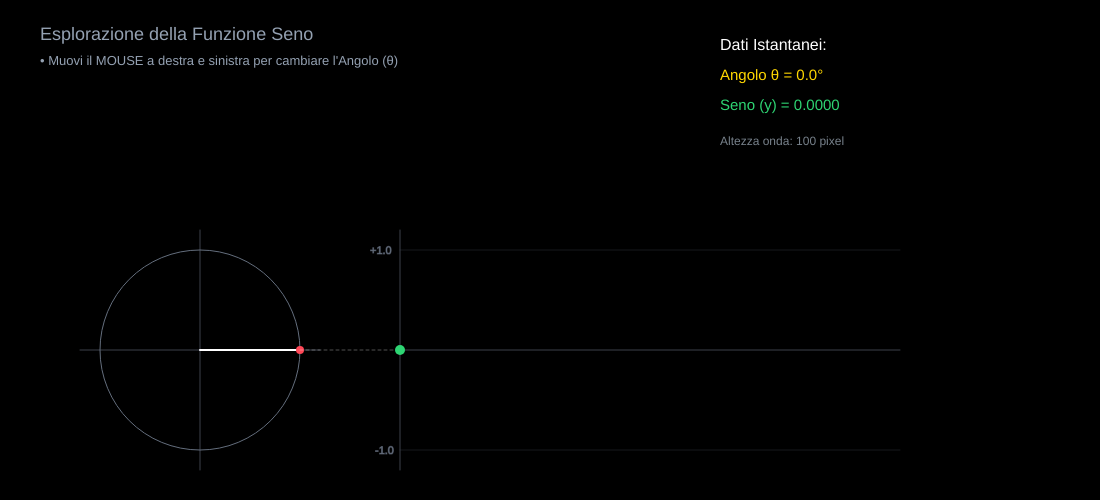
Frame 1 (no input)
Frame 60 (no input): identical to frame 1, image omitted
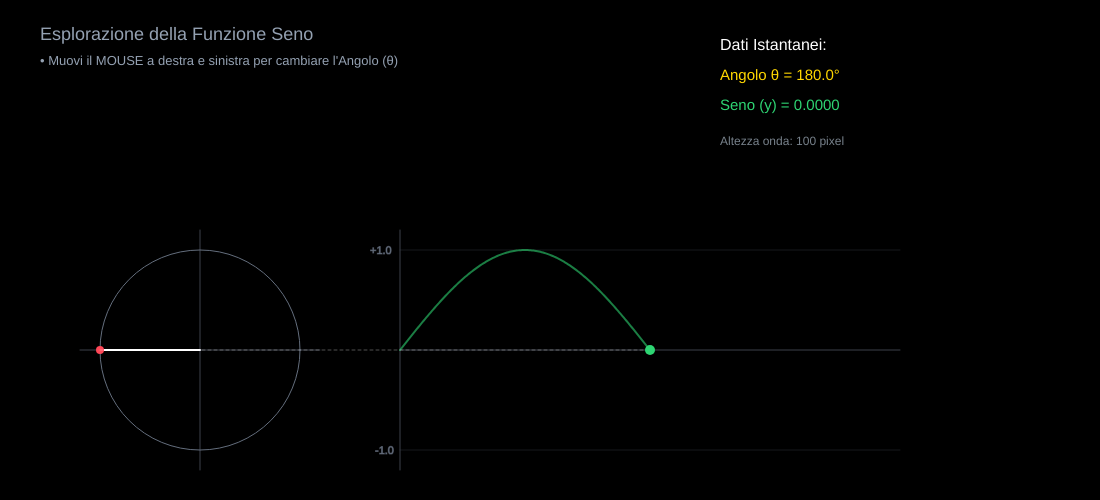
Frame 120 (the mouse pressed at the canvas centre since frame 60)

The p5.js sketch that drew these frames (run headless with seeded random() and noise() and a simulated clock; from frame 60 on, the mouse is pressed at the canvas centre):

// p5.js sketch
// ── sketch.js
let graficoIstruzioniY = 40;

function setup() {
  // Tela responsive basata sulla finestra del browser
  createCanvas(1100, 500);
}

function draw() {
  background(0);

  // --- 1. ISTRUZIONI INTERATTIVE ---
  fill(148, 161, 178);
  noStroke();
  textFont('Helvetica');
  textSize(18);
  text("Esplorazione della Funzione Seno", 40, 40);
  textSize(13);
  text("• Muovi il MOUSE a destra e sinistra per cambiare l'Angolo (θ)", 40, 65);

  // --- 2. LOGICA MATEMATICA CORRENTE ---
  // L'angolo dipende dalla posizione X del mouse sullo schermo (mappato tra 0 e 360 gradi)
  let gradi = map(mouseX, 0, width, 0, 360);
  gradi = constrain(gradi, 0, 360); // Blocca i valori dentro il range
  let radianti = radians(gradi);
  let sinVal = sin(radianti);

  // Parametri geometrici fissi (senza zoom dinamico)
  let raggio = 100; 
  
  // Centri dei due diagrammi
  let cerchioX = 200;
  let cerchioY = 350;
  let graficoXStart = 400; // Punto in cui inizia l'asse cartesiano della sinusoide

  // --- 3. DISEGNO: CERCHIO GONIOMETRICO (A SINISTRA) ---
  // Assi del cerchio
  stroke(60, 65, 75);
  strokeWeight(1);
  line(cerchioX - raggio - 20, cerchioY, cerchioX + raggio + 20, cerchioY);
  line(cerchioX, cerchioY - raggio - 20, cerchioX, cerchioY + raggio + 20);

  // Circonferenza unitaria
  stroke(100, 110, 125);
  noFill();
  ellipse(cerchioX, cerchioY, raggio * 2);

  // Vettore/Raggio rotante (Ipotenusa)
  let px = cerchioX + cos(radianti) * raggio;
  let py = cerchioY - sinVal * raggio; // Invertito per coordinate p5.js
  stroke(255);
  strokeWeight(2);
  line(cerchioX, cerchioY, px, py);

  // Segmento del SENO nel cerchio (Verde verticale)
  stroke(46, 213, 115);
  strokeWeight(3.5);
  line(px, cerchioY, px, py);

  // Punto mobile
  fill(255, 71, 87);
  noStroke();
  ellipse(px, py, 8, 8);


  // --- 4. DISEGNO: DIAGRAMMA CARTESIANO DEL SENO (A DESTRA) ---
  let asseX_Lunghezza = 500;
  
  // Asse X (Angoli) e Asse Y (Valori del Seno)
  stroke(60, 65, 75);
  strokeWeight(1);
  line(graficoXStart, cerchioY, graficoXStart + asseX_Lunghezza, cerchioY); // Asse Orientale θ
  line(graficoXStart, cerchioY - raggio - 20, graficoXStart, cerchioY + raggio + 20); // Asse Valori

  // Tracciamento dei limites +1 e -1 responsive sull'asse delle ordinate
  fill(100, 110, 125);
  textSize(11);
  text("+1.0", graficoXStart - 30, cerchioY - raggio + 4);
  text("-1.0", graficoXStart - 25, cerchioY + raggio + 4);
  stroke(60, 65, 75, 100);
  line(graficoXStart, cerchioY - raggio, graficoXStart + asseX_Lunghezza, cerchioY - raggio);
  line(graficoXStart, cerchioY + raggio, graficoXStart + asseX_Lunghezza, cerchioY + raggio);

  // --- 5. COSTRUZIONE IN DIRETTA DELLA SINUSOIDE ---
  noFill();
  stroke(46, 213, 115, 150); // Verde semitrasparente per l'onda passata
  strokeWeight(2);
  
  beginShape();
  // Disegna l'onda fino all'angolo in cui si trova il mouse
  for (let xGradi = 0; xGradi <= gradi; xGradi += 1) {
    let xPos = map(xGradi, 0, 360, graficoXStart, graficoXStart + asseX_Lunghezza);
    let yPos = cerchioY - sin(radians(xGradi)) * raggio;
    vertex(xPos, yPos);
  }
  endShape();

  // --- 6. LINEA DI PROIEZIONE DIRETTISSIMA ---
  // Questa linea tratteggiata unisce il punto del cerchio al rispettivo punto sull'onda cartesiana
  let ondaXCorrente = map(gradi, 0, 360, graficoXStart, graficoXStart + asseX_Lunghezza);
  stroke(255, 255, 255, 80);
  strokeWeight(1);
  // Effetto tratteggio manuale programmato
  for (let lx = px; lx < ondaXCorrente; lx += 6) {
    line(lx, py, lx + 3, py);
  }

  // Punto corrente sull'onda cartesiana
  fill(46, 213, 115);
  noStroke();
  ellipse(ondaXCorrente, py, 10, 10);


  // --- 7. TABELLA VALORI AGGIORNATA DINAMICAMENTE ---
  fill(255);
  textSize(16);
  text(`Dati Istantanei:`, 720, 50);
  textSize(15);
  fill(255, 215, 0);
  text(`Angolo θ = ${gradi.toFixed(1)}°`, 720, 80);
  fill(46, 213, 115);
  text(`Seno (y) = ${sinVal.toFixed(4)}`, 720, 110);
  
  // Nota didattica sull'ampiezza fisica
  fill(120, 130, 140);
  textSize(12);
  text(`Altezza onda: ${(raggio).toFixed(0)} pixel`, 720, 145);
}
